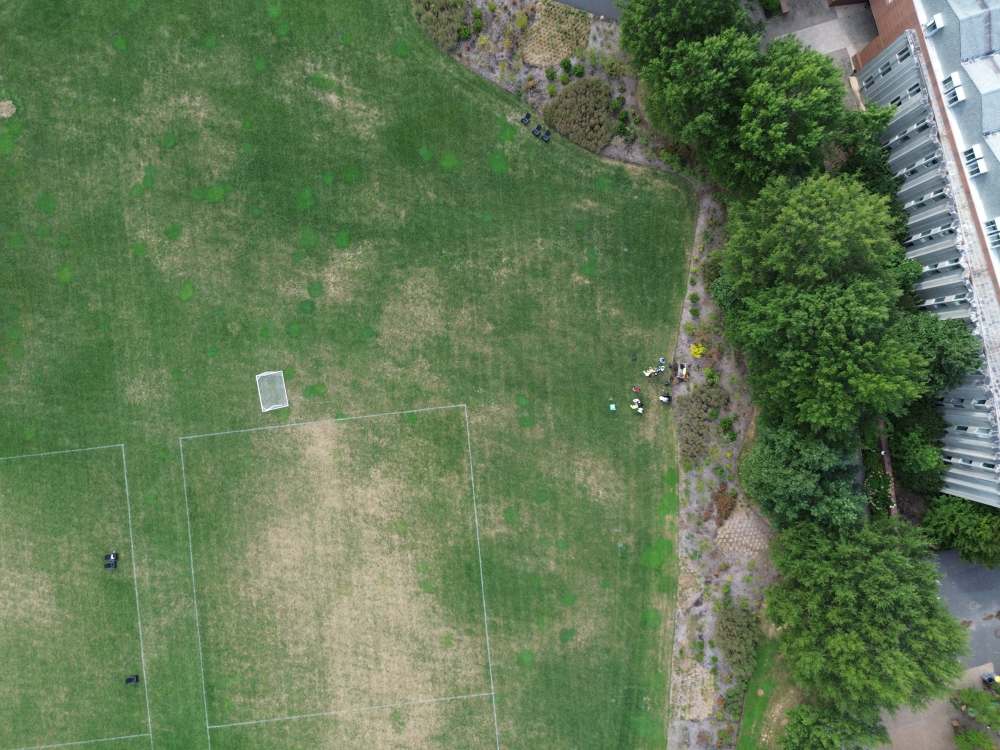
#> input picture P03/data/photo_01.jpg, 2000 x 1500 px (shown at 1/2 size)
$ jupyter execute --allow-errors 03_05_what_the_camera_wrote_down.ipynb
#> lines starting #> are read from the running program, lines starting #| are printed output that depends on the picture
# 03-05 - What the Camera Wrote Down

A drone photograph is a picture and a record. Beside the pixels, the camera writes into every file when it was taken, where the aircraft was, how high it flew above its take-off point, which way its nose pointed, how long the shutter was open, and which camera took it. That record is what the photogrammetry software reads first, and it is what lets us check a flight against its plan before a single point has been matched.

This notebook reads that record. We open one photograph and take its three metadata tables apart, we recover the camera's pixel size from a number the file states, and we check the camera and the picture mode against what 03-03 planned with. Then we read the whole flight as a table, one row per photograph, and turn positions and time stamps into the step between photographs, the overlap flown, the pattern the aircraft actually traced and how many photographs saw each square metre of the field. We ask which of the three altitudes in the file is which, and we put the sun where it stood during the flight, so that the rule the lecture gave about shadows can be checked rather than assumed.

This notebook was written on the pre-flight of 17 September 2026 and reads the flight named in `data/flight.json`, so the numbers below belong to that flight and the prose tells you where to look rather than what you will see. Before you run anything, choose *File*, then *Save As*, and give the copy a name with `-mywork` in it, so that next week's pull never collides with your work.

[cell 1]
import json
import math
import re
import datetime as dt
from pathlib import Path

import numpy as np
import pandas as pd
import geopandas as gpd
import rasterio
from rasterio import features
from rasterio.transform import from_origin
from shapely.geometry import Point, box
from shapely.affinity import rotate
from PIL import Image
from PIL.ExifTags import Base, GPS, IFD
import matplotlib.pyplot as plt
import seaborn as sns

plt.style.use('default')
sns.set_style("whitegrid")
plt.rcParams["figure.dpi"] = 72

flight = json.load(open("data/flight.json"))
#> (reads P03/data/flight.json from the repository)
reference = json.load(open("data/ground_truth.json"))["p03"]
#> (reads P03/data/ground_truth.json from the repository)
print(f"this notebook reads the flight {flight['label']} of {flight['date']}: {flight['aircraft']}, {flight['n_photos']} photographs at {flight['altitude_agl_m']} m above the take-off point")

## One photograph, three tables

The kit carries four photographs of the flight, downsized to two thousand pixels wide so that the folder stays small, with their metadata intact except for the camera's serial numbers, which identify an owner and have no place in a public repository. The metadata lives in three places, which the standard calls image file directories, or IFDs, and which are simply named drawers of tags inside the file. The EXIF drawer holds what every digital camera writes, the GPS drawer what a receiver adds, and an XMP packet, which is plain XML text embedded in the file rather than a drawer of tags, holds what the aircraft's maker chose to add. Here are all three for the first photograph:

[cell 2]
img = Image.open("data/photo_01.jpg")
#> img is the input picture: PIL image 2000x1500 RGB; mean R, G, B 97.6, 119.3, 84.4
exif = img.getexif()
camera = exif.get_ifd(IFD.Exif)                    # the camera's own drawer of tags
#> camera = 37 items
gps = exif.get_ifd(IFD.GPSInfo)                    # and the receiver's
#> gps = 7 items
print(f"the file is {img.size[0]} by {img.size[1]} pixels; the metadata describes an original of {camera.get(Base.ExifImageWidth)} by {camera.get(Base.ExifImageHeight)}")
#| the file is 2000 by 1500 pixels; the metadata describes an original of 4000 by 3000
print()
print("EXIF, what every camera writes")
print(f"  make and model    {str(exif.get(Base.Make)).strip(chr(0))} {str(exif.get(Base.Model)).strip(chr(0))}")
#|   make and model    DJI FC3682
print(f"  taken             {camera.get(Base.DateTimeOriginal)}  (no time zone is stated)")
#|   taken             2026:09:23 15:06:53  (no time zone is stated)
print(f"  focal length      {float(camera.get(Base.FocalLength)):.2f} mm, equivalent to {camera.get(Base.FocalLengthIn35mmFilm)} mm on a 35 mm frame")
#|   focal length      6.72 mm, equivalent to 24 mm on a 35 mm frame
print(f"  exposure          1/{1 / float(camera.get(Base.ExposureTime)):.0f} s at f/{float(camera.get(Base.FNumber))}, ISO {camera.get(Base.ISOSpeedRatings)}")
#|   exposure          1/500 s at f/1.7, ISO 100
print()
print("GPS, what the receiver adds")
lat = tuple(float(v) for v in gps[GPS.GPSLatitude]); lon = tuple(float(v) for v in gps[GPS.GPSLongitude])
#> after `lat = tuple((float(v) for v in gps[GPS.GPSLatitude]))`: lat = (40, 20, 38.12)
#> after `lon = tuple((float(v) for v in gps[GPS.GPSLongitude]))`: lon = (74, 39, 15.38)
altitude_ref = gps[GPS.GPSAltitudeRef]
altitude_ref = int.from_bytes(altitude_ref, "big") if isinstance(altitude_ref, bytes) else int(altitude_ref)   # Pillow hands this one back as a byte
#> altitude_ref = 1
print(f"  latitude          {lat[0]:.0f} deg {lat[1]:.0f} min {lat[2]:.3f} s {gps[GPS.GPSLatitudeRef]}")
#|   latitude          40 deg 20 min 38.116 s N
print(f"  longitude         {lon[0]:.0f} deg {lon[1]:.0f} min {lon[2]:.3f} s {gps[GPS.GPSLongitudeRef]}")
#|   longitude         74 deg 39 min 15.385 s W
print(f"  altitude          {float(gps[GPS.GPSAltitude]):.2f} m, reference code {altitude_ref} (0 means above sea level, as the receiver understands it)")
#|   altitude          17.98 m, reference code 1 (0 means above sea level, as the receiver understands it)
print()
print("XMP, what the aircraft's maker adds")
xmp = img.info.get("xmp", b"")
xmp = xmp.decode("utf-8", "ignore") if isinstance(xmp, bytes) else str(xmp)
for key, value in re.findall(r'drone-dji:(\w+)="([^"]*)"', xmp):    # every DJI field is written drone-dji:Name="value"
    print(f"  {key:22} {value}")
#> this loop made 10 passes
#> (key, value) on passes 1 to 8: ('AbsoluteAltitude', '-17.98'), ('RelativeAltitude', '+76.80'), ('GimbalRollDegree', '+0.00'), ('GimbalYawDegree', '+0.00'), ('GimbalPitchDegree', '+0.00'), ('FlightRollDegree', '+9.50'), ('FlightYawDegree', '-102.30'), ('FlightPitchDegree', '+17.50')
#> (printed output is left out)

Read the model line first. The camera calls itself by a code, and DJI's code FC3682 is the Mini 3, which is the aircraft 03-03 plans with; the lecture's first draft assumed a Mini 4 Pro until these files corrected it. A file states a code, not a marketing name, and the code is what settles which camera you have. Then read the pixel count on the line above. 4000 by 3000 is the 4:3 mode, the whole frame the sensor is built for; 4000 by 2250 is the 16:9 mode, which throws a quarter of the rows away before the file is written. Which does yours say, and does it match what 03-03 planned with? Neither fact is visible in the picture, and both change the flight plan, which is why the metadata is read before anything else.

The time has no zone. The camera writes the clock it was set to, and the pipeline that made `photos.csv` assumed the aircraft's clock was on Princeton time, which `flight.json` records. The receiver's altitude comes with a reference code, and we return to what it means below. And the maker's packet carries two altitudes, a relative one above the take-off point and an absolute one, three attitude angles for the aircraft and three for the gimbal. Note the gimbal pitch. It reads zero, which would mean a camera looking at the horizon, and the photograph plainly looks straight down; this aircraft writes zero for a nadir camera, and a metadata field is only as good as the firmware that fills it. Look at the picture before you trust the number:

[cell 3]
fig, axes = plt.subplots(1, 2, figsize=(14, 4.4))
for ax, name in zip(axes, ("data/photo_01.jpg", "data/photo_03.jpg")):
    ax.imshow(Image.open(name)); ax.set_title(name.split("/")[-1], fontsize=11); ax.set_xticks([]); ax.set_yticks([])
fig.tight_layout()
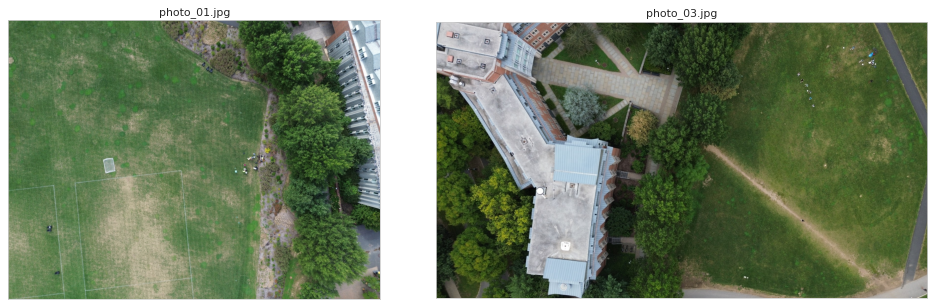
#> figure drawn by matplotlib, 2 panels

Two photographs, straight down. A nadir photograph is recognisable without any metadata: the roofs are seen from above rather than from the side, the paths keep their width across the frame, and what lean there is grows outward from the centre, which is the relief displacement of 03-03. A camera at the horizon would have given a skyline. So the gimbal pitch of zero is a lie the firmware tells, and the picture is the evidence against it.

## The pixel pitch from the 35 mm equivalent

The plan's first number, the ground sample distance, needs the size of a pixel on the sensor, and the file does not state it. It states something that implies it: the focal length, and the focal length a 35 mm camera would need for the same field of view. The ratio of the two is the crop factor, the ratio of the 35 mm frame's diagonal of 43.27 mm to this sensor's diagonal. From the diagonal and the frame's proportions comes the sensor's width, and dividing by the pixels across gives the pitch:

[cell 4]
focal = float(camera.get(37386)); equivalent = float(camera.get(41989))
#> after `focal = float(camera.get(37386))`: focal = 6.72
#> after `equivalent = float(camera.get(41989))`: equivalent = 24
diagonal_mm = 43.27 * focal / equivalent
#> diagonal_mm = 12.12
width_px, height_px = camera.get(40962), camera.get(40963)
#> width_px = 4000; height_px = 3000
full_height_px = round(width_px * 3 / 4)                          # the 4:3 frame the sensor is built for
#> full_height_px = 3000
sensor_width_mm = diagonal_mm * width_px / math.hypot(width_px, full_height_px)
#> sensor_width_mm = 9.69
pitch_um = sensor_width_mm / width_px * 1000
#> pitch_um = 2.42
h = flight["altitude_agl_m"]
gsd_cm = pitch_um * 1e-6 * h / (focal * 1e-3) * 100
#> gsd_cm = 2.97
print(f"sensor diagonal {diagonal_mm:.2f} mm, width {sensor_width_mm:.2f} mm, pixel pitch {pitch_um:.2f} um   reference {reference['camera']['pixel_um']} um")
#| sensor diagonal 12.12 mm, width 9.69 mm, pixel pitch 2.42 um   reference 2.4 um
print(f"at {h} m the pixel on the ground is {gsd_cm:.2f} cm   reference from the EXIF {reference['flown']['gsd_cm_from_exif']} cm, the plan at 80 m {reference['camera']['gsd_cm']['80']} cm")
#| at 82.5 m the pixel on the ground is 2.97 cm   reference from the EXIF 2.83 cm, the plan at 80 m 2.86 cm
print(f"one photograph covers {width_px * gsd_cm / 100:.0f} by {height_px * gsd_cm / 100:.0f} m in the mode flown, against {width_px * gsd_cm / 100:.0f} by {full_height_px * gsd_cm / 100:.0f} m in 4:3")
#| one photograph covers 119 by 89 m in the mode flown, against 119 by 89 m in 4:3

A pitch of about 2.4 micrometres from the file's own numbers, within a hair of the figure the plan took from the maker's data sheet; the small difference is a 35 mm equivalent rounded to a whole number in the file, and it is why the footprints and counts computed here run a percent from the reference values, which use the maker's 2.4. The ground sample distance follows. Compare the three pixels on the second line, the one this file implies, the one the pipeline read from the whole flight's files, and the plan's at 80 m: a flight higher than planned gives a coarser pixel and a lower one a finer. The last line is the cost of the picture mode. The two footprints are the same across the frame, and along it the 16:9 mode is a quarter shorter than 4:3, which matters because every forward overlap in the plan was a percentage of that along side.

## Where the photographs were taken

Now the whole flight. The pipeline read the same three tables from every photograph into `photos.csv`, one row each, and added the position in the products' coordinate system, EPSG:32618, and the step from the previous photograph in seconds, metres and bearing. Here the camera positions are drawn over the 2022 aerial photograph, coloured from the first exposure to the last:

[cell 5]
photos = pd.read_csv("data/photos.csv")
#> (reads P03/data/photos.csv from the repository)
#> (the rest of this cell did not finish here and is left out)

Compare the white path with the plan of 03-03. The plan was five parallel strips flown back and forth along the field's long side. On the pre-flight of 17 September the aircraft traced loops around the field instead, from the outside in, because of how the mission was set, and the nose kept one heading for most of the flight while the aircraft moved sideways and backwards along the loops. A flight is what the aircraft did, not what the plan said, and the positions in the files are the record of it. Whether that matters for the model is a question the next two sections answer with numbers.

## The step between photographs

The step from one photograph to the next, in seconds and in metres, is the interval the pilot set and the speed the aircraft held, and the metres along the direction of flight are the base of 03-03. The forward overlap is one minus the base over the frame's along side, which is the side the picture mode above decides:

[cell 6]
# the turns and transits cover more ground than the interval implies, so they are dropped before the base is taken
between_exposures = photos[photos["seconds_from_previous"] <= photos["seconds_from_previous"].median() * 1.5]
interval = photos["seconds_from_previous"].median()
speed = photos["speed_m_s"].median()
base = between_exposures["metres_from_previous"].median()
along_flown = height_px * gsd_cm / 100
#> along_flown = 89.24
along_4_3 = full_height_px * gsd_cm / 100
#> along_4_3 = 89.24
print(f"a photograph every {interval:.1f} s at {speed:.2f} m/s, a base of {base:.1f} m   reference {reference['flown']['median_interval_s']} s, {reference['flown']['median_speed_m_s']} m/s, {reference['flown']['median_base_m']} m")
print(f"forward overlap in the mode flown {100 * (1 - base / along_flown):.1f} percent   reference {reference['flown']['forward_overlap_pct']} percent; the plan wanted {reference['plan']['overlap_80_70']['base_m']} m and 80 percent")
#| forward overlap in the mode flown 79.1 percent   reference 77.5 percent; the plan wanted 17.14 m and 80 percent
print(f"the same base in the 4:3 mode would have given {100 * (1 - base / along_4_3):.1f} percent")
#| the same base in the 4:3 mode would have given 79.1 percent
plan_here = reference["flown"]["plan_for_this_camera_and_height"]
print(f"for the camera and the height actually flown the plan would have wanted {plan_here['n_strips']} strips of {plan_here['n_per_strip']}, {plan_here['n_photos']} photographs, a photograph every {plan_here['interval_s']:.1f} s at 5 m/s")

fig, ax = plt.subplots(figsize=(12, 3.6))
ax.plot(photos.index, photos["metres_from_previous"], marker="o", markersize=3, linewidth=0.8, color="0.3", label="metres from the previous photograph")
ax.axhline(base, color="crimson", linestyle="--", linewidth=1, label=f"the base, median {base:.1f} m")
ax.axhline(reference["plan"]["overlap_80_70"]["base_m"], color="steelblue", linestyle=":", linewidth=1.2, label=f"the plan's base, {reference['plan']['overlap_80_70']['base_m']} m")
ax.set_xlabel("photograph number"); ax.set_ylabel("metres"); ax.legend(loc="upper right", fontsize=9); ax.set_ylim(0, None)
fig.tight_layout()
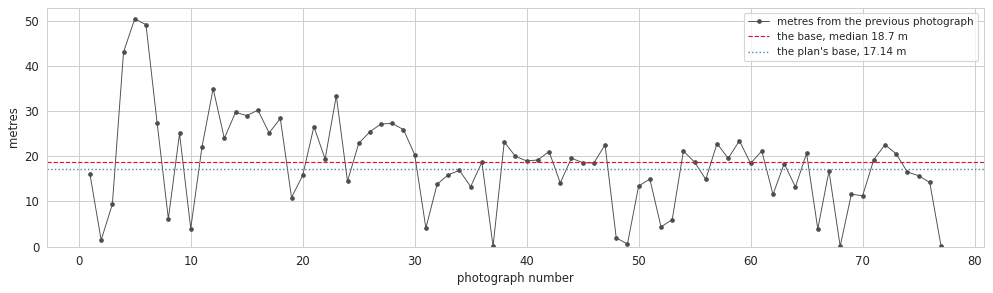
#> figure drawn by matplotlib, 1 panel
#> (the rest of the program and of its run is left out)
